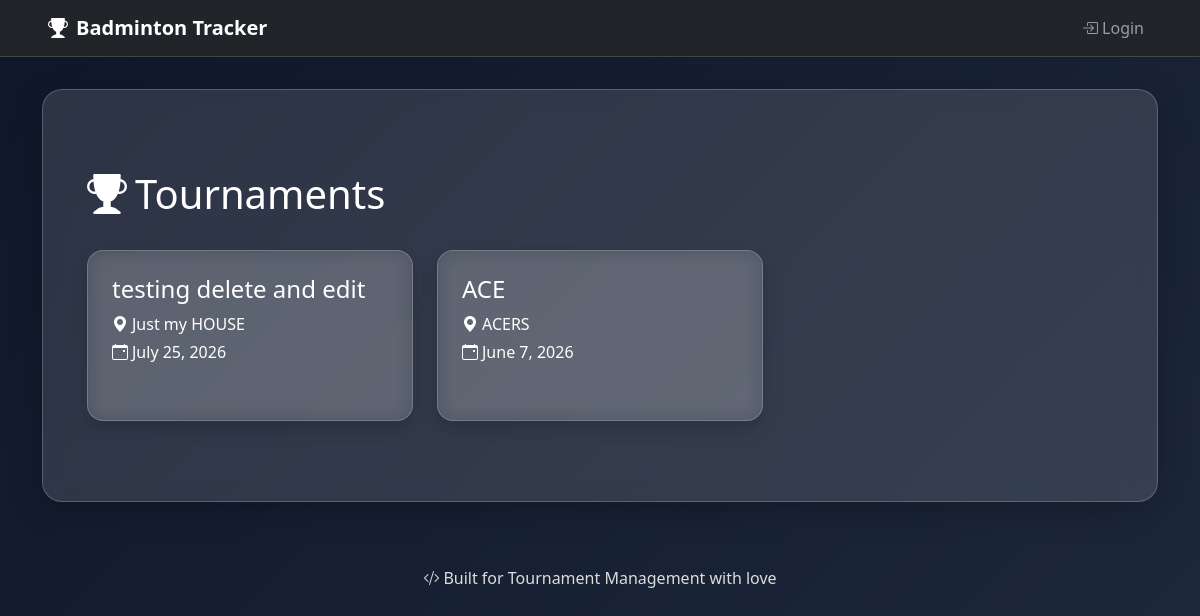
The app's page /, older data.
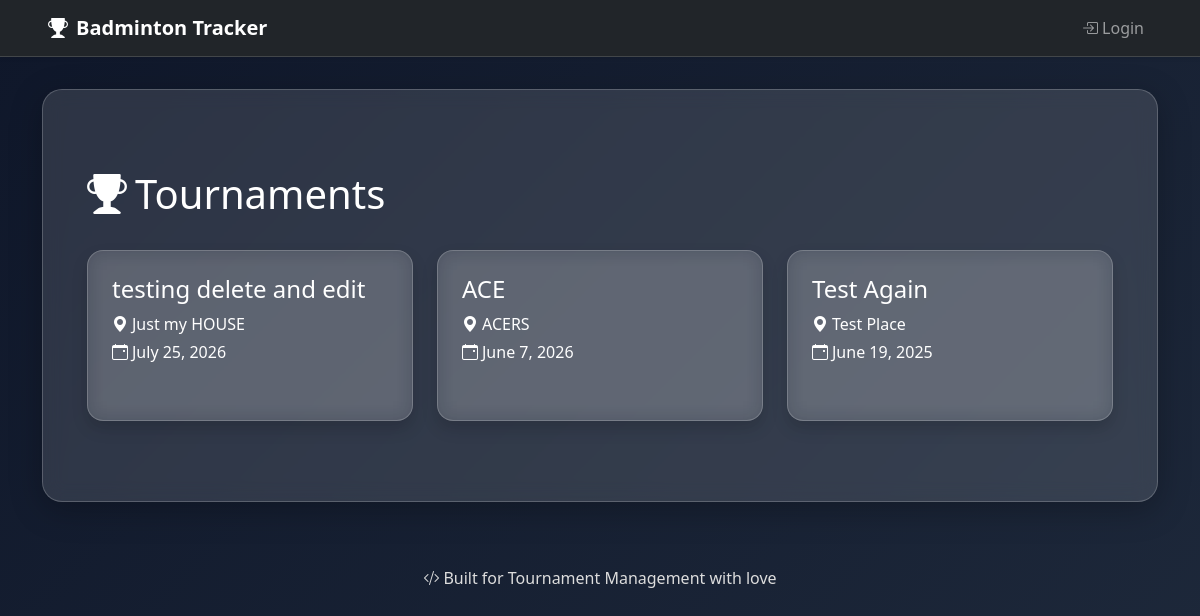
The same page, newer data.
### badminton/models.py (models this page shows, shortened)
class Tournament(models.Model):
    name = models.CharField(max_length=100)
    place = models.CharField(max_length=100)
    date = models.DateField()

### badminton/views.py (the view)
# urls.py: path('', views.tournament_list, name='tournament_list'),  # Updated function name
def tournament_list(request):
    tournaments = Tournament.objects.all().order_by('-date')
    return render(request, 'tournament_list.html', {'tournaments': tournaments})

### badminton/templates/tournament_list.html (shortened to what this page needs)
{% extends 'base.html' %}
{% load static %}
{% load tz %}
{% block content %}
<div class="container py-5">
  <div class="d-flex justify-content-between align-items-center mb-4">
    <h1 class="text-white">
      <i class="bi bi-trophy-fill me-2"></i>Tournaments
    </h1>
  </div>
  {% if tournaments %}
    <div class="row g-4">
      {% for tournament in tournaments %}
        <div class="col-md-6 col-lg-4">
          <a href="{% url 'tournament_detail' tournament.id %}" class="text-decoration-none">
            <div class="glass-card card-hover p-4 rounded-4 shadow h-100 d-flex flex-column justify-content-between text-white">
              <div>
                <h4 class="mb-2">{{ tournament.name }}</h4>
                <p class="mb-1"><i class="bi bi-geo-alt-fill me-1"></i>{{ tournament.place }}</p>
                <p class="mb-3"><i class="bi bi-calendar-event me-1"></i>{{ tournament.date|date:"F j, Y" }}</p>
              </div>
            </div>
          </a>
        </div>
      {% endfor %}
    </div>
  {% else %}
    <div class="alert alert-info text-center mt-5">
      <i class="bi bi-info-circle-fill me-1"></i>No tournaments found.
      {% if perms.badminton.add_tournament %}Create one now!{% endif %}
    </div>
  {% endif %}
</div>
{% endblock %}

Row changes from the older to the newer data that the page shows:
added Tournament: name "Test Again", place "Test Place", date "June 19, 2025"
